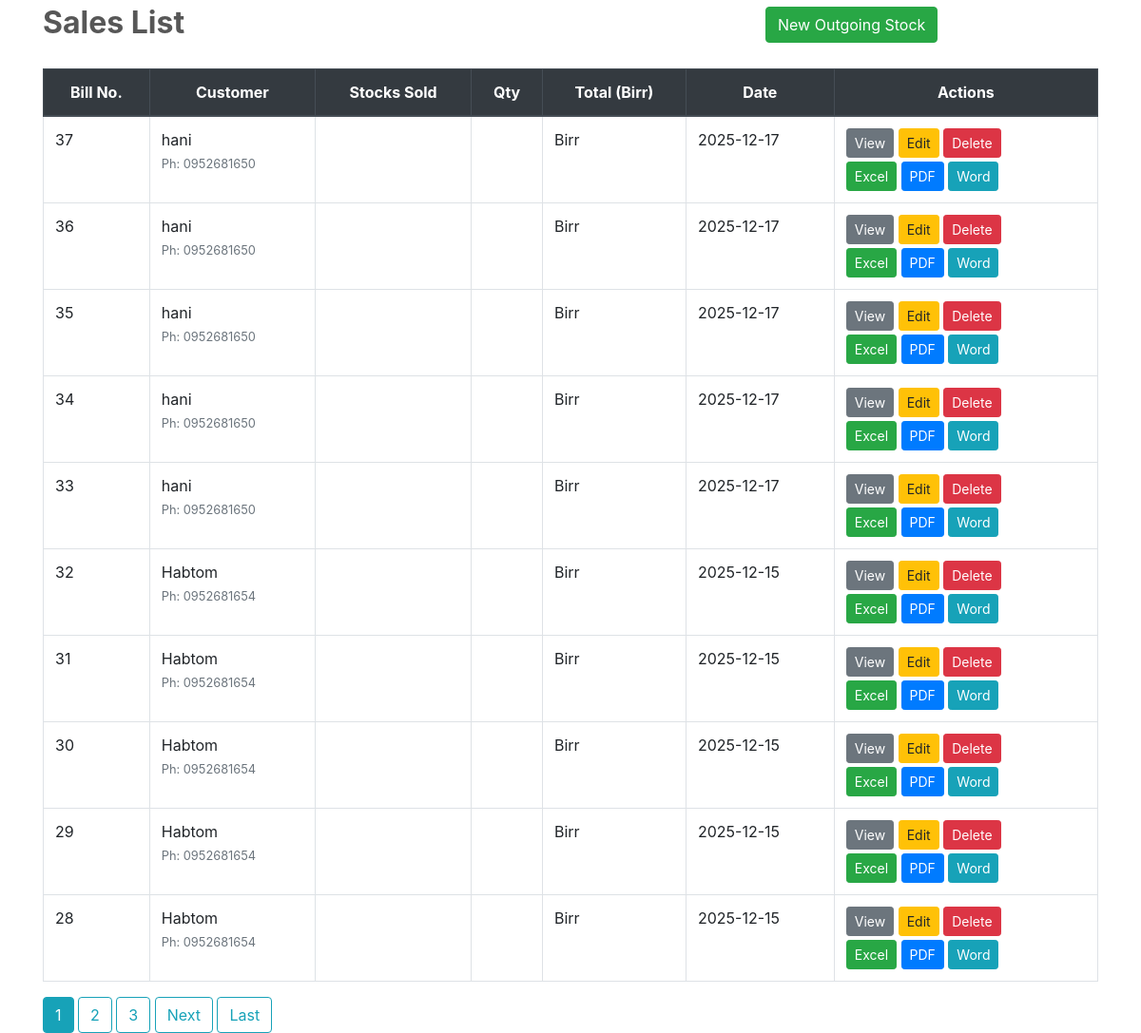
Page /transactions/sales/ on the committed database.
### transactions/models.py (models this page shows, shortened)
class SaleBill(models.Model):
    billno = models.AutoField(primary_key=True)
    time = models.DateTimeField(auto_now=True)
    name = models.CharField(max_length=150)
    phone = models.CharField(max_length=12)
    address = models.CharField(max_length=200)
    email = models.EmailField(max_length=254)
    tin = models.CharField(max_length=50, default="N/A")  # or models.IntegerField(default=0) if numeric
    gstin = models.CharField(max_length=15)

### transactions/views.py (the view)
# urls.py: path('sales/', views.SaleView.as_view(), name='sales-list'),
class SaleView(ListView):
    model = SaleBill
    template_name = "sales/sales_list.html"
    context_object_name = 'bills'
    ordering = ['-time']
    paginate_by = 10
    def get_context_data(self, **kwargs):
        context = super().get_context_data(**kwargs)
        bills = context['bills']
        bills_with_totals = []
        for bill in bills:
            items = SaleItem.objects.filter(billno=bill.billno)
            details = SaleBillDetails.objects.filter(billno=bill.billno).first()  # optional details
            subtotal = sum(item.totalprice for item in items)
            vat = subtotal * 0.15
            total_after_vat = subtotal + vat
            withhold = total_after_vat * 0.03
            net_total = total_after_vat - withhold
            try:
                amount_in_words = num2words(round(net_total, 2), to='currency', lang='en').title()
            except:
                amount_in_words = "N/A"
            bills_with_totals.append({
                'bill': bill,
                'items': items,
                'details': details,
                'subtotal': subtotal,
                'vat': vat,
                'withhold': withhold,
                'net_total': net_total,
                'amount_in_words': amount_in_words
            })
        context['bills_with_totals'] = bills_with_totals
        return context

### transactions/templates/sales/sales_list.html (shortened to what this page needs)
{% extends "base.html" %}
{% load widget_tweaks %}
{% block content %}
<div class="row" style="color:#575757;font-weight:bold;font-size:2rem;">
    <div class="col-md-8">Sales List</div>
    <div class="col-md-4 text-end">
        <a class="btn btn-success" href="{% url 'transactions:new-sale' %}">
            New Outgoing Stock
        </a>
    </div>
</div>
<br>
{% if bills %}
<table class="table table-bordered table-hover">
    <thead class="thead-dark align-middle">
        <tr>
            <th>Bill No.</th>
            <th>Customer</th>
            <th>Stocks Sold</th>
            <th>Qty</th>
            <th>Total (Birr)</th>
            <th>Date</th>
            <th width="25%">Actions</th>
        </tr>
    </thead>
    <tbody>
    {% for sale in bills %}
        <tr>
            <td>{{ sale.billno }}</td>
            <td>
                {{ sale.name }}<br>
                <small class="text-muted">Ph: {{ sale.phone }}</small>
            </td>
            <td>
            </td>
            <td>
            </td>
            <td>Birr {{ sale.get_total_price|floatformat:2 }}</td>
            <td>{{ sale.time|date:"Y-m-d" }}</td>
            <td>
                <a href="{% url 'transactions:sale-bill' sale.billno %}"
                   class="btn btn-secondary btn-sm mb-1">
                    View
                </a>
                <a href="{% url 'transactions:edit-sale' sale.pk %}"
                   class="btn btn-warning btn-sm mb-1">
                    Edit
                </a>
                <a href="{% url 'transactions:delete-sale' sale.pk %}"
                   class="btn btn-danger btn-sm mb-1"
                   onclick="return confirm('Are you sure you want to delete this sale?');">
                    Delete
                </a>
                <br>
                <a href="{% url 'transactions:export-sale-excel' sale.billno %}"
                   class="btn btn-success btn-sm">
                    Excel
                </a>
                <a href="{% url 'transactions:export-sale-pdf' sale.billno %}"
                   class="btn btn-primary btn-sm">
                    PDF
                </a>
                <a href="{% url 'transactions:export-sale-word' sale.billno %}"
                   class="btn btn-info btn-sm">
                    Word
                </a>
            </td>
        </tr>
    {% endfor %}
    </tbody>
</table>
{% if is_paginated %}
<div class="mt-3">
    {% for num in page_obj.paginator.page_range %}
        {% if page_obj.number == num %}
            <a class="btn btn-info" href="?page={{ num }}">{{ num }}</a>
        {% elif num > page_obj.number|add:'-3' and num < page_obj.number|add:'3' %}
            <a class="btn btn-outline-info" href="?page={{ num }}">{{ num }}</a>
        {% endif %}
    {% endfor %}
    {% if page_obj.has_next %}
        <a class="btn btn-outline-info" href="?page={{ page_obj.next_page_number }}">Next</a>
        <a class="btn btn-outline-info" href="?page={{ page_obj.paginator.num_pages }}">Last</a>
    {% endif %}
</div>
{% endif %}
{% else %}
<div class="text-center mt-5" style="font-size:1.5rem;color:#575757;">
    The records are empty. Please try adding some.
</div>
{% endif %}
{% endblock content %}

### homepage/static/css/main.css (style rules this page uses)
body, html { height: 100%; }
a { color: #55b159; }
.align-middle { text-align: center; }

### rows in the picture
SaleBill: billno "37", name "hani", phone "0952681650", time "2025-12-17"
SaleBill: billno "36", name "hani", phone "0952681650", time "2025-12-17"
SaleBill: billno "35", name "hani", phone "0952681650", time "2025-12-17"
SaleBill: billno "34", name "hani", phone "0952681650", time "2025-12-17"
SaleBill: billno "33", name "hani", phone "0952681650", time "2025-12-17"
SaleBill: billno "32", name "Habtom", phone "0952681654", time "2025-12-15"
SaleBill: billno "31", name "Habtom", phone "0952681654", time "2025-12-15"
SaleBill: billno "30", name "Habtom", phone "0952681654", time "2025-12-15"
SaleBill: billno "29", name "Habtom", phone "0952681654", time "2025-12-15"
SaleBill: billno "28", name "Habtom", phone "0952681654", time "2025-12-15"

### other values in the picture
{{ num }} "1"
{{ num }} "2" "3"
